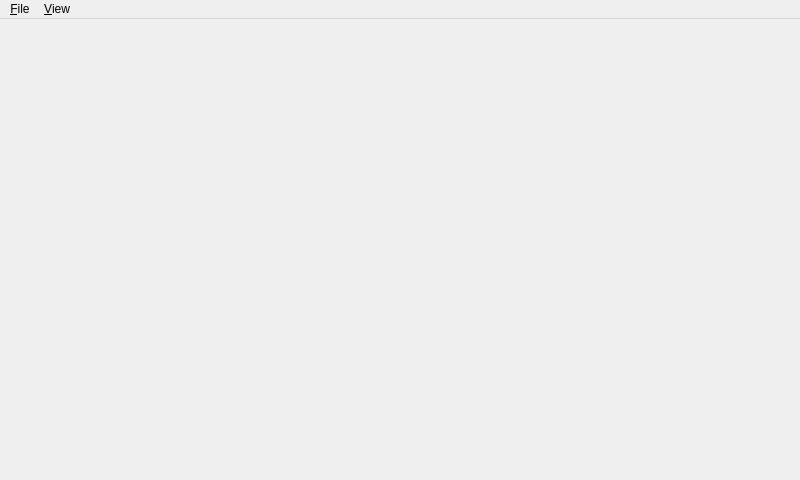
<?xml version="1.0" encoding="UTF-8"?>
<ui version="4.0">
 <class>MainWindow</class>
 <widget class="QMainWindow" name="MainWindow">
  <property name="geometry">
   <rect>
    <x>0</x>
    <y>0</y>
    <width>800</width>
    <height>480</height>
   </rect>
  </property>
  <property name="windowTitle">
   <string notr="true">Twitrrerr</string>
  </property>
  <widget class="QWidget" name="centralwidget">
   <layout class="QVBoxLayout" name="verticalLayout">
    <item>
     <widget class="Twitrrerr::ComposeWidget" name="compose_widget" native="true">
      <property name="minimumSize">
       <size>
        <width>320</width>
        <height>80</height>
       </size>
      </property>
      <property name="maximumSize">
       <size>
        <width>16777215</width>
        <height>80</height>
       </size>
      </property>
     </widget>
    </item>
    <item>
     <widget class="QScrollArea" name="qsa_timelines">
      <property name="frameShape">
       <enum>QFrame::NoFrame</enum>
      </property>
      <property name="verticalScrollBarPolicy">
       <enum>Qt::ScrollBarAlwaysOff</enum>
      </property>
      <property name="widgetResizable">
       <bool>true</bool>
      </property>
      <widget class="QWidget" name="qsa_timelines_content">
       <property name="geometry">
        <rect>
         <x>0</x>
         <y>0</y>
         <width>792</width>
         <height>367</height>
        </rect>
       </property>
      </widget>
     </widget>
    </item>
   </layout>
  </widget>
  <widget class="QMenuBar" name="menubar">
   <property name="geometry">
    <rect>
     <x>0</x>
     <y>0</y>
     <width>800</width>
     <height>21</height>
    </rect>
   </property>
   <widget class="QMenu" name="menu_file">
    <property name="title">
     <string>&amp;File</string>
    </property>
    <widget class="QMenu" name="menu_accounts">
     <property name="title">
      <string>&amp;Accounts</string>
     </property>
     <addaction name="action_add_new_account"/>
    </widget>
    <addaction name="menu_accounts"/>
   </widget>
   <widget class="QMenu" name="menu_view">
    <property name="title">
     <string>&amp;View</string>
    </property>
    <addaction name="action_go_to_user"/>
   </widget>
   <addaction name="menu_file"/>
   <addaction name="menu_view"/>
  </widget>
  <action name="action_add_new_account">
   <property name="text">
    <string>Add &amp;new account…</string>
   </property>
  </action>
  <action name="action_go_to_user">
   <property name="text">
    <string>&amp;Go to user…</string>
   </property>
   <property name="shortcut">
    <string>Ctrl+G</string>
   </property>
  </action>
  <action name="action_Quit">
   <property name="text">
    <string>&amp;Quit</string>
   </property>
  </action>
 </widget>
 <customwidgets>
  <customwidget>
   <class>Twitrrerr::ComposeWidget</class>
   <extends>QWidget</extends>
   <header>twitrrerr::composewidget.h</header>
  </customwidget>
 </customwidgets>
 <resources/>
 <connections/>
</ui>
